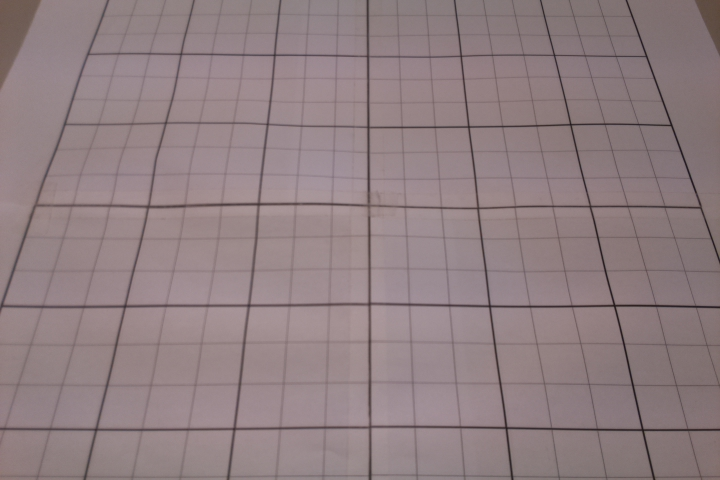
#> input picture OpenCV_code/homography/grille.jpg, 720 x 480 px
$ python homography.py
#> lines starting #> are read from the running program, lines starting #| are printed output that depends on the picture
"""Homographie et transformation de perspective avec OpenCV"""

import cv2
import numpy as np
import os; os.chdir(r"C:\Users\Armand\Dropbox\ISEP\a1\AIR\Sandbox\OpenCV\homography")

# Coordonnées relevées sur l'image à transformer. Elles correspondent aux points rouges sur "grille_marqueurs.jpg"
pts_src = np.array([
    [103, 17], [191, 15], [279, 15], [368, 16], [457, 15], [545, 16], [633, 16],  # line 1
    [80, 75], [177, 77], [273, 78], [369, 79], [464, 79], [560, 77], [655, 78],  # line 2
    [56, 150], [160, 147], [265, 148], [369, 152], [472, 152], [577, 151], [681, 151],  # line 3
    [35, 205], [149, 207], [259, 204], [369, 205], [478, 208], [591, 207], [701, 207],  # line 4
    [13, 271], [134, 271], [253, 271], [370, 269], [486, 270], [606, 271], [685, 271],  # line 5
    [17, 385], [106, 385], [239, 384], [370, 382], [500, 383], [632, 385],  # line 6
])
pts_src_minimal = np.array([
    [103, 17], [191, 15], [500, 383], [632, 385],  # line 6
], dtype=np.float32)  # Version à 4 points

# Calcul des coordonnées correspondantes désirées
width, height = 720, 480
pts_dst = np.array([
    [width*0/6, height*0/13], [width*1/6, height*0/13], [width*2/6, height*0/13], [width*3/6, height*0/13], [width*4/6, height*0/13], [width*5/6, height*0/13], [width*6/6, height*0/13],  # line 1
    [width*0/6, height*3/13], [width*1/6, height*3/13], [width*2/6, height*3/13], [width*3/6, height*3/13], [width*4/6, height*3/13], [width*5/6, height*3/13], [width*6/6, height*3/13],  # line 2
    [width*0/6, height*6/13], [width*1/6, height*6/13], [width*2/6, height*6/13], [width*3/6, height*6/13], [width*4/6, height*6/13], [width*5/6, height*6/13], [width*6/6, height*6/13],  # line 3
    [width*0/6, height*8/13], [width*1/6, height*8/13], [width*2/6, height*8/13], [width*3/6, height*8/13], [width*4/6, height*8/13], [width*5/6, height*8/13], [width*6/6, height*8/13],  # line 4
    [width*0/6, height*10/13], [width*1/6, height*10/13], [width*2/6, height*10/13], [width*3/6, height*10/13], [width*4/6, height*10/13], [width*5/6, height*10/13], [width*17/18, height*10/13],  # line 5
    [width*1/18, height*13/13], [width*1/6, height*13/13], [width*2/6, height*13/13], [width*3/6, height*13/13], [width*4/6, height*13/13], [width*5/6, height*13/13],  # line 6
])
pts_dst_minimal = np.array([
    [width*0/6, height*0/13], [width*1/6, height*0/13], [width*4/6, height*13/13], [width*5/6, height*13/13],  # line 6
], dtype=np.float32)  # Version à 4 points


##################
# Calcul des matrices de transformations
homography_matrix = cv2.findHomography(pts_src, pts_dst)[0]  # matrice d'homographie à partir de deux ensembles de points mis en correspondance
print(homography_matrix)
print("\n")

perspective_matrix = cv2.getPerspectiveTransform(pts_src_minimal, pts_dst_minimal)
print(perspective_matrix)
print("\n")

# Transformation d'image ou de point en fonction d'une matrice de transformation
image = cv2.imread("grille.jpg")
#> image is the input picture: shape (480, 720, 3); mean B, G, R 129.9, 127.2, 144.3
im_out = cv2.warpPerspective(image, homography_matrix, (image.shape[1], image.shape[0]))  # image transformée
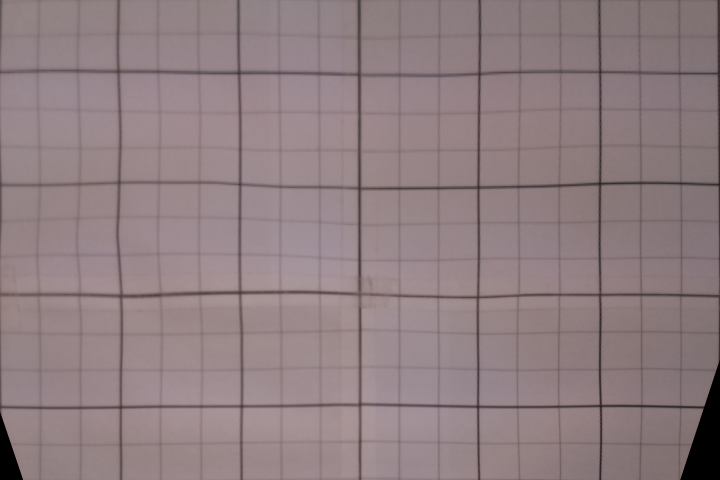
#> im_out: shape (480, 720, 3); mean B, G, R 129.9, 126.8, 144.1
cv2.imwrite("grille_warped.jpg", im_out)

input_points = np.array([[(63, 242), (291, 110), (361, 252), (78, 386)]], dtype=np.float32)
warped_point = cv2.perspectiveTransform(input_points, perspective_matrix)[0]  # ensemble de points transformés
print(warped_point)
